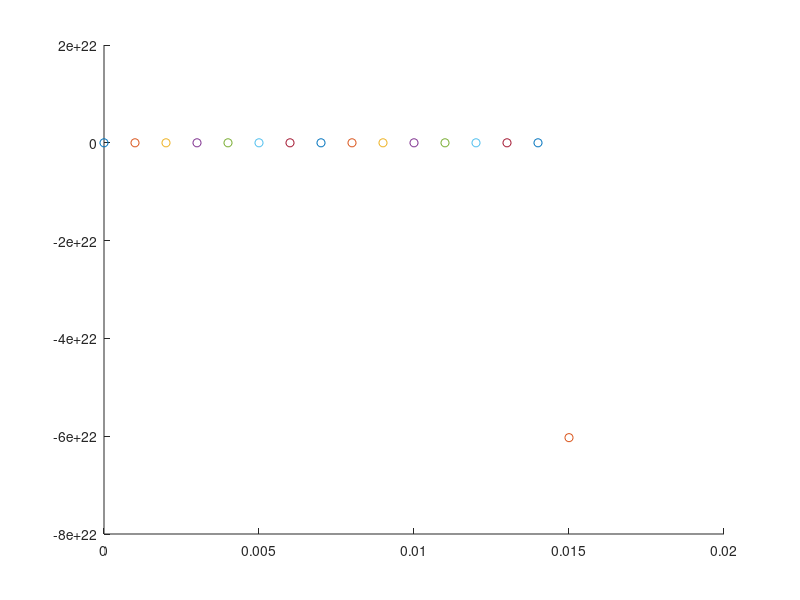

Reproduce this figure in MATLAB.
clc; clear all; close all;

% Optimal State Estimation, by Dan Simon
% Corrected June 18, 2012, and November 10, 2013, thanks to Jean-Michel Papy
%
% Continuous time extended Kalman filter simulation for two-phase step motor.
% Estimate the stator currents, and the rotor position and velocity, on the
% basis of noisy measurements of the stator currents.

Ra = 1.9; % Winding resistance
L = 0.003; % Winding inductance
lambda = 0.1; % Motor constant
J = 0.00018; % Moment of inertia
B = 0.001; % Coefficient of viscous friction

ControlNoise = 0.01; % std dev of uncertainty in control inputs
MeasNoise = 0.1; % standard deviation of measurement noise
R = [MeasNoise^2 0; 0 MeasNoise^2]; % Measurement noise covariance
xdotNoise = [ControlNoise/L ControlNoise/L 0.5 0];
Q = [xdotNoise(1)^2 0 0 0; 0 xdotNoise(2)^2 0 0; 0 0 xdotNoise(3)^2 0; 0 0 0 xdotNoise(4)^2]; % Process noise covariance
P = 1*eye(4); % Initial state estimation covariance

dt = 0.001; % Integration step size
tf = 1.5; % Simulation length

x = [0; 0; 0; 0]; % Initial state
xhat = x; % State estimate
w = 2 * pi; % Control input frequency

dtPlot = 0.01; % How often to plot results
tPlot = -inf;

% Initialize arrays for plotting at the end of the program
xArray = [];
xhatArray = [];
trPArray = [];
tArray = [];

% Begin simulation loop
for t = 0 : dt : tf
    % Nonlinear simulation
    ua0 = sin(w*t);
    ub0 = cos(w*t);
    xdot = [-Ra/L*x(1) + x(3)*lambda/L*sin(x(4)) + ua0/L;
        -Ra/L*x(2) - x(3)*lambda/L*cos(x(4)) + ub0/L;
        -3/2*lambda/J*x(1)*sin(x(4)) + 3/2*lambda/J*x(2)*cos(x(4)) - B/J*x(3);
        x(3)];
    x = x + xdot * dt + [xdotNoise(1)*randn; xdotNoise(2)*randn; xdotNoise(3)*randn; xdotNoise(4)*randn] * sqrt(dt);
    x(4) = mod(x(4), 2*pi);
    % Kalman filter    
    H = [1 0 0 0; 0 1 0 0];
    y_obs = H * x + [MeasNoise*randn; MeasNoise*randn] / sqrt(dt);
   
    F = [-Ra/L 0 lambda/L*sin(xhat(4)) xhat(3)*lambda/L*cos(xhat(4));
        0 -Ra/L -lambda/L*cos(xhat(4)) xhat(3)*lambda/L*sin(xhat(4));
        -3/2*lambda/J*sin(xhat(4)) 3/2*lambda/J*cos(xhat(4)) -B/J -3/2*lambda/J*(xhat(1)*cos(xhat(4))+xhat(2)*sin(xhat(4)));
        0 0 1 0];
    xhatdot = [-Ra/L*xhat(1) + xhat(3)*lambda/L*sin(xhat(4)) + ua0/L;
        -Ra/L*xhat(2) - xhat(3)*lambda/L*cos(xhat(4)) + ub0/L;
        -3/2*lambda/J*xhat(1)*sin(xhat(4)) + 3/2*lambda/J*xhat(2)*cos(xhat(4)) - B/J*xhat(3);
        xhat(3)];
    Pdot = F * P + P * F' + Q;
    xhat = xhat + xhatdot*dt;
    xhat(4) = mod(xhat(4), 2*pi);
    P = P + Pdot*dt;
    y_comp = H * xhat + [MeasNoise*randn; MeasNoise*randn] / sqrt(dt);
    
    K = P * H' * inv(H*P*H' + R);
    xhat = xhat + K*(y_obs - y_comp);
    xhat(4) = mod(xhat(4), 2*pi);
    P = (eye(4)-K*H)*P*(eye(4)-K*H)' + K*R*K';
 
    figure(1)
    hold on
    scatter(t, y_comp(1))
end
